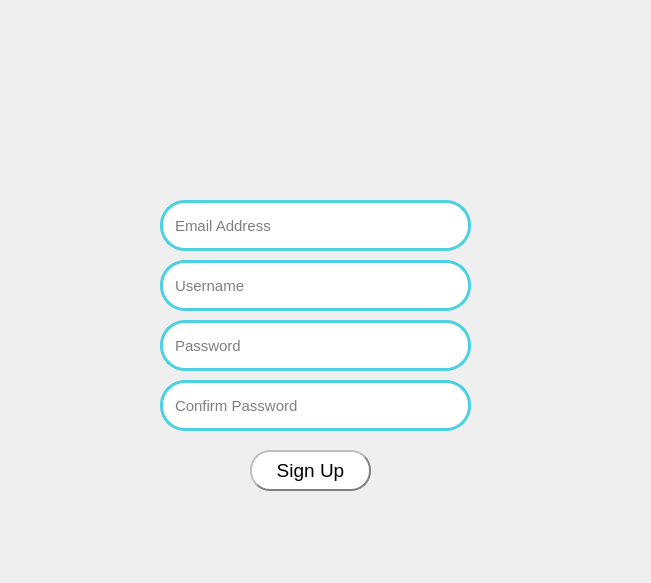
<?xml version="1.0" encoding="UTF-8"?>
<ui version="4.0">
 <class>SignupPage</class>
 <widget class="QDialog" name="SignupPage">
  <property name="geometry">
   <rect>
    <x>0</x>
    <y>0</y>
    <width>651</width>
    <height>583</height>
   </rect>
  </property>
  <property name="windowTitle">
   <string>Dialog</string>
  </property>
  <property name="styleSheet">
   <string notr="true"/>
  </property>
  <widget class="QLabel" name="Background">
   <property name="geometry">
    <rect>
     <x>0</x>
     <y>0</y>
     <width>651</width>
     <height>581</height>
    </rect>
   </property>
   <property name="styleSheet">
    <string notr="true"/>
   </property>
   <property name="text">
    <string/>
   </property>
   <property name="pixmap">
    <pixmap>../images/b_su.png</pixmap>
   </property>
   <property name="scaledContents">
    <bool>true</bool>
   </property>
  </widget>
  <widget class="QLineEdit" name="useremail_signup">
   <property name="geometry">
    <rect>
     <x>160</x>
     <y>200</y>
     <width>311</width>
     <height>51</height>
    </rect>
   </property>
   <property name="font">
    <font>
     <pointsize>-1</pointsize>
    </font>
   </property>
   <property name="styleSheet">
    <string notr="true">background-color: white;
border: 3px solid #4DD0E1;
border-radius: 25px;
padding: 10px;
font-size: 15px;
font-color:gray;
</string>
   </property>
   <property name="placeholderText">
    <string>Email Address</string>
   </property>
  </widget>
  <widget class="QPushButton" name="signupbtn">
   <property name="geometry">
    <rect>
     <x>250</x>
     <y>450</y>
     <width>121</width>
     <height>41</height>
    </rect>
   </property>
   <property name="font">
    <font>
     <family>MS Shell Dlg 2</family>
     <pointsize>14</pointsize>
    </font>
   </property>
   <property name="styleSheet">
    <string notr="true">QPushButton{
background-color: white;
border-style:outset;
border-width: 2px;
border-color:gray;
border-radius: 20px;

}

QPushButton:hover{
background-color: #EEEEEE;
border-style:inset;
color: #0097A7;
}

</string>
   </property>
   <property name="text">
    <string>Sign Up</string>
   </property>
  </widget>
  <widget class="QLabel" name="label">
   <property name="geometry">
    <rect>
     <x>0</x>
     <y>0</y>
     <width>651</width>
     <height>581</height>
    </rect>
   </property>
   <property name="text">
    <string/>
   </property>
   <property name="pixmap">
    <pixmap>../images/signup.png</pixmap>
   </property>
   <property name="scaledContents">
    <bool>true</bool>
   </property>
  </widget>
  <widget class="QLineEdit" name="password_signup">
   <property name="geometry">
    <rect>
     <x>160</x>
     <y>320</y>
     <width>311</width>
     <height>51</height>
    </rect>
   </property>
   <property name="font">
    <font>
     <pointsize>-1</pointsize>
    </font>
   </property>
   <property name="styleSheet">
    <string notr="true">background-color: white;
border: 3px solid #4DD0E1;
border-radius: 25px;
padding: 10px;
font-size: 15px;
font-color:gray;</string>
   </property>
   <property name="echoMode">
    <enum>QLineEdit::Password</enum>
   </property>
   <property name="placeholderText">
    <string>Password</string>
   </property>
  </widget>
  <widget class="QLabel" name="label_2">
   <property name="geometry">
    <rect>
     <x>260</x>
     <y>90</y>
     <width>101</width>
     <height>91</height>
    </rect>
   </property>
   <property name="text">
    <string/>
   </property>
   <property name="pixmap">
    <pixmap>../images/person.png</pixmap>
   </property>
   <property name="scaledContents">
    <bool>true</bool>
   </property>
  </widget>
  <widget class="QLineEdit" name="username_signup">
   <property name="geometry">
    <rect>
     <x>160</x>
     <y>260</y>
     <width>311</width>
     <height>51</height>
    </rect>
   </property>
   <property name="font">
    <font>
     <pointsize>-1</pointsize>
    </font>
   </property>
   <property name="styleSheet">
    <string notr="true">background-color: white;
border: 3px solid #4DD0E1;
border-radius: 25px;
padding: 10px;
font-size: 15px;
font-color:gray;
</string>
   </property>
   <property name="placeholderText">
    <string>Username</string>
   </property>
  </widget>
  <widget class="QLineEdit" name="cpassword_signup">
   <property name="geometry">
    <rect>
     <x>160</x>
     <y>380</y>
     <width>311</width>
     <height>51</height>
    </rect>
   </property>
   <property name="font">
    <font>
     <pointsize>-1</pointsize>
    </font>
   </property>
   <property name="styleSheet">
    <string notr="true">background-color: white;
border: 3px solid #4DD0E1;
border-radius: 25px;
padding: 10px;
font-size: 15px;
font-color:gray;</string>
   </property>
   <property name="echoMode">
    <enum>QLineEdit::Password</enum>
   </property>
   <property name="placeholderText">
    <string>Confirm Password</string>
   </property>
  </widget>
  <zorder>label</zorder>
  <zorder>Background</zorder>
  <zorder>useremail_signup</zorder>
  <zorder>signupbtn</zorder>
  <zorder>password_signup</zorder>
  <zorder>label_2</zorder>
  <zorder>username_signup</zorder>
  <zorder>cpassword_signup</zorder>
 </widget>
 <resources>
  <include location="../images/person.qrc"/>
 </resources>
 <connections/>
</ui>
